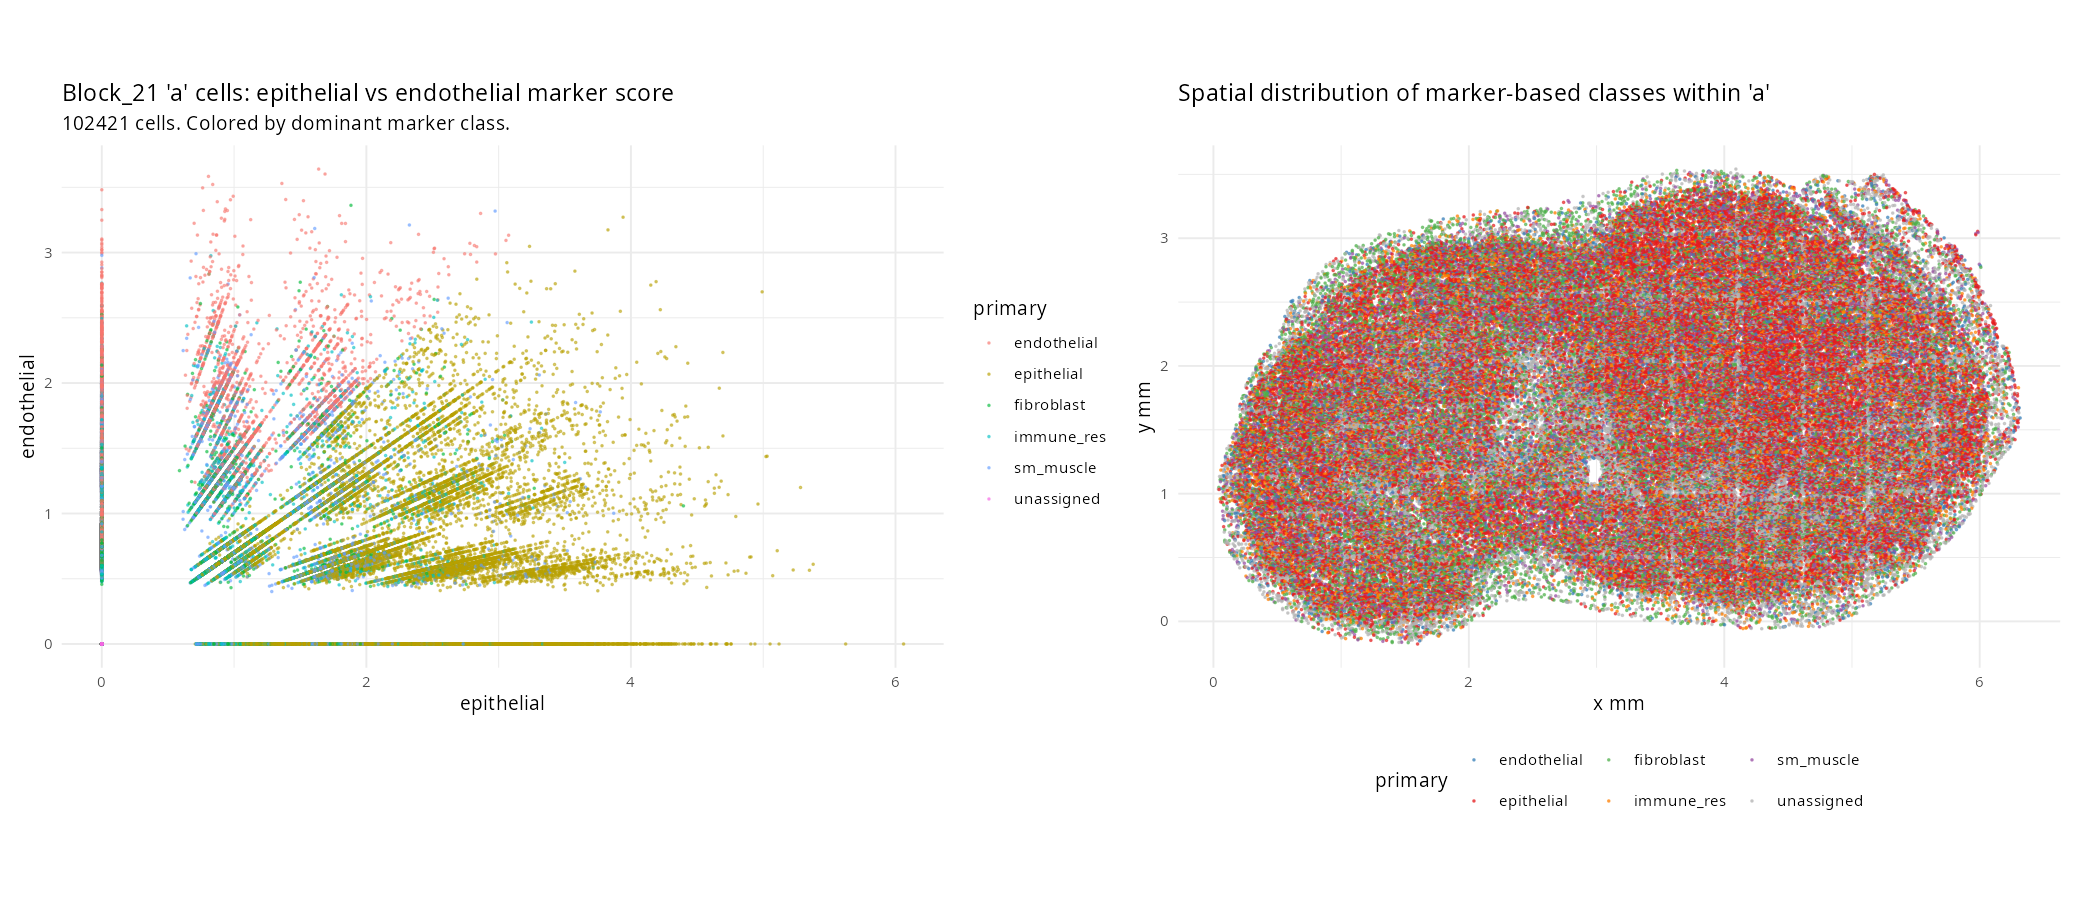

Source code (R):
suppressPackageStartupMessages({
  library(arrow); library(data.table); library(Matrix); library(ggplot2)
  library(patchwork)
})

OUT <- "/home/jeszyman/repos/spatial-rads/dev/if_channel_check"
meta <- as.data.table(read_parquet("/tmp/mutter01_meta.parquet"))
counts_df <- as.data.table(read_parquet("/tmp/mutter01_counts.parquet"))
setnames(meta, "ImmuneAtlas_ImmGen_Main_cell_Types", "main_type")

# Focus on Block_21 "a" cells
m <- meta[Slide == "20250529_214712_S4" & Block == "Block_21" & main_type == "a"]
c_df <- counts_df[cell_id %in% m$cell_id]
setkeyv(m, "cell_id"); setkeyv(c_df, "cell_id")
m <- m[cell_id %in% c_df$cell_id]
setorderv(m, "cell_id"); setorderv(c_df, "cell_id")
cat("'a' cells in Block_21:", nrow(m), "\n")

gene_cols <- setdiff(colnames(c_df), c("Slide","fov","cell_id"))
mat <- t(as.matrix(c_df[, ..gene_cols]))
lib <- colSums(mat); lib[lib == 0] <- 1
normed <- log2(t(t(mat) / lib) * 1e4 + 1)

# Marker panels
markers <- list(
  epithelial  = c("Epcam","Krt8","Krt18","Krt19","Cdh1","Krt5","Krt14","Krt1"),
  endothelial = c("Pecam1","Cdh5","Vwf","Esam","Eng","Ramp2","Kdr","Flt1",
                  "Emcn","Cldn5","Tie1","Tek"),
  fibroblast  = c("Col1a1","Col3a1","Col1a2","Pdgfra","Fap","Dcn","Lum","Postn"),
  sm_muscle   = c("Acta2","Myh11","Tagln","Cnn1","Des"),
  pericyte    = c("Pdgfrb","Rgs5","Cspg4","Mcam","Kcnj8"),
  erythroid   = c("Hba-a1","Hba-a2","Hbb-b1","Hbb-bs"),
  immune_res  = c("Ptprc","Cd68","Cd163","Cd14","Lyz2"),
  tumor_mes   = c("Vim","S100a4","Twist1","Zeb1","Snai1"),  # mes/EMT
  proliferation = c("Mki67","Top2a","Mcm2","Pcna","Birc5","Ube2c")
)

# Keep only markers that exist
markers <- lapply(markers, function(g) intersect(g, rownames(normed)))
cat("Marker panel sizes:\n"); print(sapply(markers, length))

# Score each cell for each marker set (mean log-norm expression)
score_list <- list()
for (nm in names(markers)) {
  if (length(markers[[nm]]) == 0) { score_list[[nm]] <- rep(NA, ncol(normed)); next }
  score_list[[nm]] <- colMeans(normed[markers[[nm]], , drop = FALSE])
}
scores <- as.data.table(score_list)
scores[, cell_id := colnames(normed)]
scores[, x := m$x_slide_mm]
scores[, y := m$y_slide_mm]

# Primary contamination classes: epithelial vs endothelial vs fibroblast
scores[, primary := {
  vals <- cbind(epithelial, endothelial, fibroblast, sm_muscle, erythroid, immune_res)
  cls  <- c("epithelial","endothelial","fibroblast","sm_muscle","erythroid","immune_res")
  apply(vals, 1, function(r) {
    if (all(is.na(r) | r < 0.1)) "unassigned" else cls[which.max(r)]
  })
}]
cat("\nPrimary marker-based class:\n"); print(scores[, .N, by = primary][order(-N)])

# Histogram of endothelial score vs epithelial score
p1 <- ggplot(scores, aes(x = epithelial, y = endothelial, color = primary)) +
  geom_point(size = 0.3, alpha = 0.5) +
  labs(title = "Block_21 'a' cells: epithelial vs endothelial marker score",
       subtitle = sprintf("%d cells. Colored by dominant marker class.", nrow(scores))) +
  theme_minimal() + theme(legend.position = "right")

# Spatial plot colored by primary class
p2 <- ggplot(scores, aes(x = x, y = y, color = primary)) +
  geom_point(size = 0.3, alpha = 0.6) +
  coord_fixed() +
  scale_color_manual(values = c(epithelial = "#e41a1c", endothelial = "#377eb8",
                                fibroblast = "#4daf4a", sm_muscle = "#984ea3",
                                erythroid = "#a65628", immune_res = "#ff7f00",
                                unassigned = "grey70")) +
  labs(title = "Spatial distribution of marker-based classes within 'a'",
       x = "x mm", y = "y mm") +
  theme_minimal() + theme(legend.position = "bottom")

# Top genes in "a" vs non-"a" cells (to see what "a" is enriched for)
other_m <- meta[Slide == "20250529_214712_S4" & Block == "Block_21" & main_type != "a"]
other_c <- counts_df[cell_id %in% other_m$cell_id]
other_mat <- t(as.matrix(other_c[, ..gene_cols]))
other_lib <- colSums(other_mat); other_lib[other_lib == 0] <- 1
other_norm <- log2(t(t(other_mat) / other_lib) * 1e4 + 1)

a_mean <- rowMeans(normed)
other_mean <- rowMeans(other_norm)
de <- data.table(gene = rownames(normed),
                 a_mean = a_mean, other_mean = other_mean,
                 logfc = a_mean - other_mean)
setorder(de, -logfc)
cat("\nTop 25 genes enriched in 'a' vs non-'a':\n")
print(de[1:25])

ggsave(file.path(OUT, "tumor_contamination_audit.png"),
       p1 + p2, width = 16, height = 7, dpi = 130)
cat("Saved tumor_contamination_audit.png\n")
fwrite(de, "/tmp/a_vs_other_dge.tsv", sep = "\t")
fwrite(scores, "/tmp/a_cell_marker_scores.tsv", sep = "\t")
